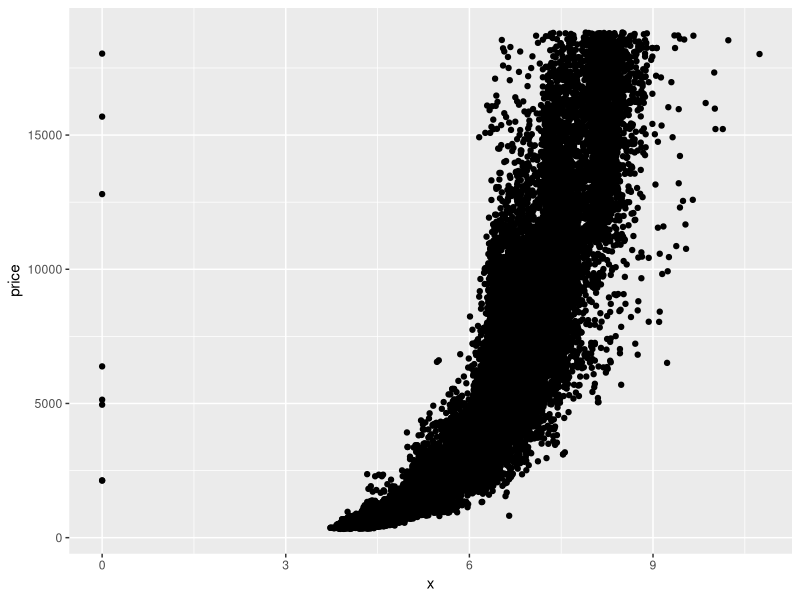
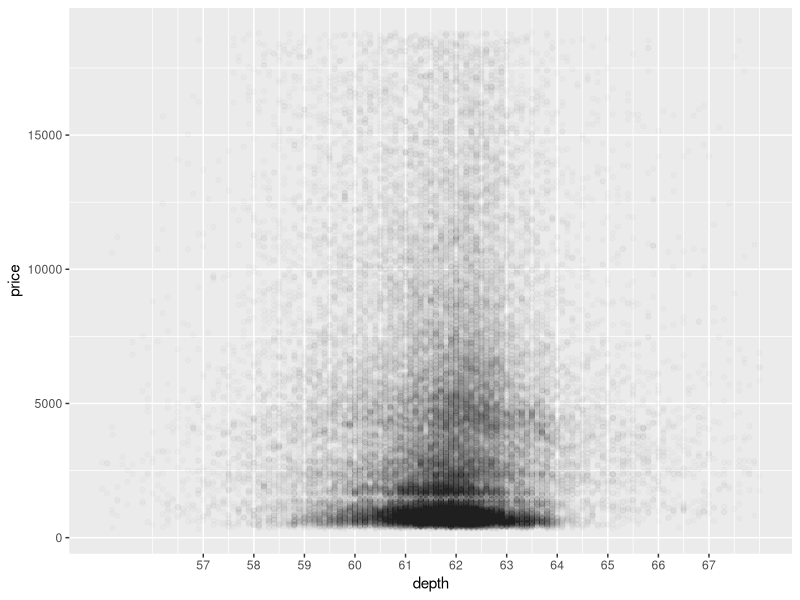
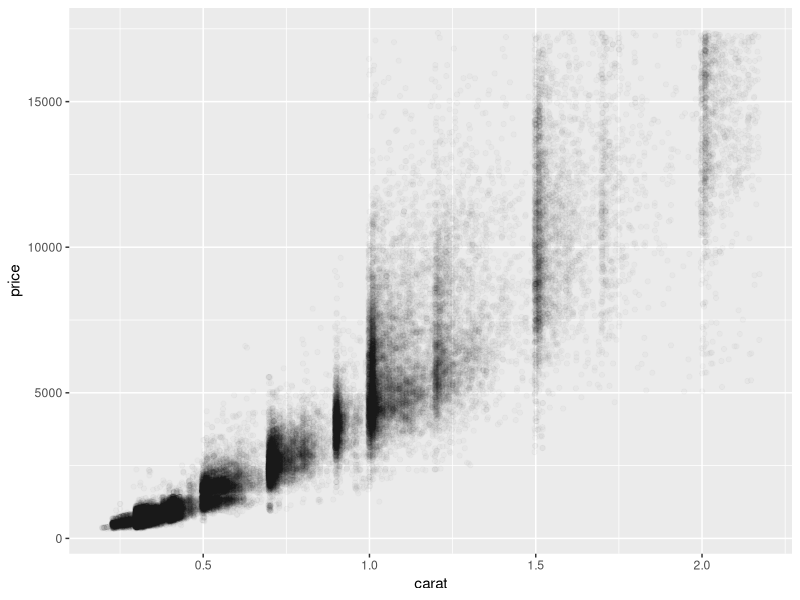
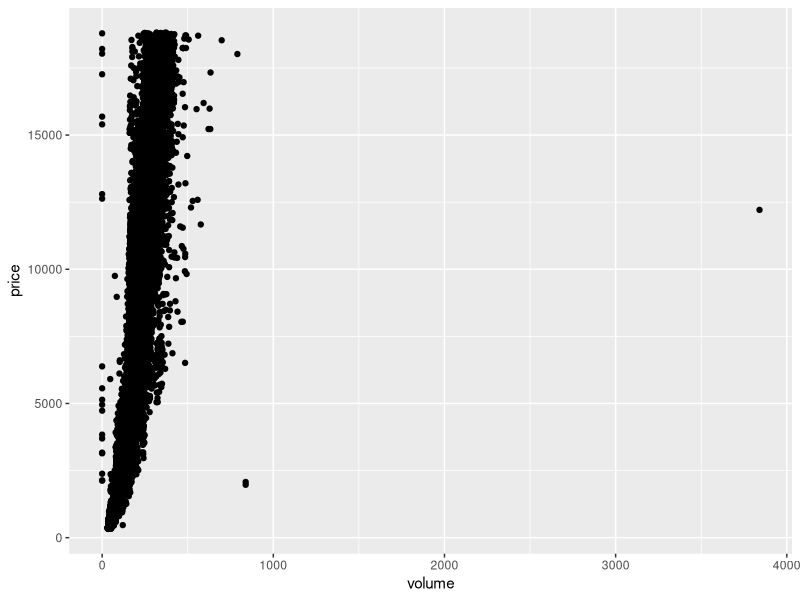
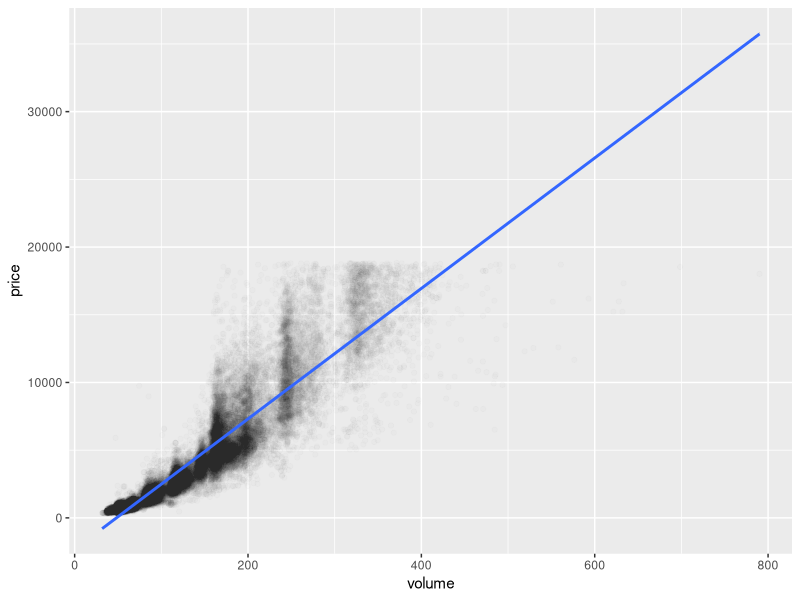
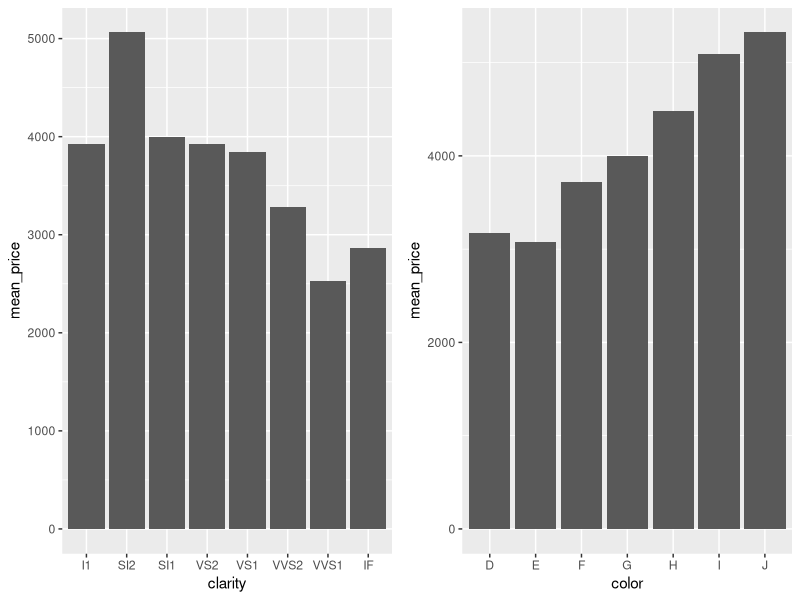

R code for these plots, in order:
## ---- chunk 1
library(ggplot2)
?diamonds
## ---- chunk 2
ggplot(data=diamonds,mapping=aes(x=x,y=price)) +
  geom_point()
## ---- chunk 3
with(diamonds, cor.test(price,x))
## ---- chunk 4
with(diamonds, cor.test(price,y))
## ---- chunk 5
with(diamonds, cor.test(price,z))
## ---- chunk 6
ggplot(data=diamonds, mapping=aes(x=depth,y=price))+
  geom_point(alpha=1/70)+
  scale_x_continuous(breaks = seq(57,67,1), limits = c(55,68)) 
## ---- chunk 7
with(diamonds, cor.test(price,depth))
## ---- chunk 8
diamonds.carat.top1pct <- quantile(diamonds$carat, probs = c(0.99))
diamonds.price.top1pct <- quantile(diamonds$price, probs = c(0.99))

diamonds.carat.top1pct

ggplot(mapping=aes(x=carat, y=price), data=subset(diamonds, price < diamonds.price.top1pct& carat < diamonds.carat.top1pct))+
  geom_jitter(alpha=1/50)
## ---- chunk 9
diamonds$volume = diamonds$x * diamonds$y * diamonds$z
## ---- chunk 10
ggplot(mapping=aes(x=volume,y=price), data=diamonds) +
  geom_jitter() 

nrow(subset(diamonds,volume==0))
## ---- chunk 11
diamonds.without.outliers <- subset(diamonds, diamonds$volume >0 & diamonds$volume <800)
cor.test(diamonds.without.outliers$price, diamonds.without.outliers$volume)
## ---- chunk 12
ggplot(mapping=aes(x=volume, y=price), data=diamonds.without.outliers) +
  geom_point(alpha=1/100) +
  geom_smooth(method = 'lm')
## ---- chunk 13
# Use the function dplyr package
# to create a new data frame containing
# info on diamonds by clarity.

# Name the data frame diamondsByClarity

# The data frame should contain the following
# variables in this order.

#       (1) mean_price
#       (2) median_price
#       (3) min_price
#       (4) max_price
#       (5) n

# where n is the number of diamonds in each
# level of clarity.

# This assignment WILL BE automatically
# graded!
library(dplyr)

diamondsByClarity <- diamonds %>% group_by(clarity) %>% summarize('mean_price'=mean(price),'median_price'=median(price),'min_price'=min(price), 'max_price'=max(price),'n'=n())

diamondsByClarity
## ---- chunk 14

diamonds_by_clarity <- group_by(diamonds, clarity)
diamonds_mp_by_clarity <- summarise(diamonds_by_clarity, mean_price = mean(price))

diamonds_by_color <- group_by(diamonds, color)
diamonds_mp_by_color <- summarise(diamonds_by_color, mean_price = mean(price))
library(gridExtra)

p1 <- ggplot(data=diamonds_mp_by_clarity, mapping=aes(x=clarity, y=mean_price)) +
  geom_bar(stat = "identity")

p2 <- ggplot(data=diamonds_mp_by_color, mapping=aes(x=color, y=mean_price)) +
  geom_bar(stat = "identity")
  
grid.arrange(p1,p2, nrow=1)
